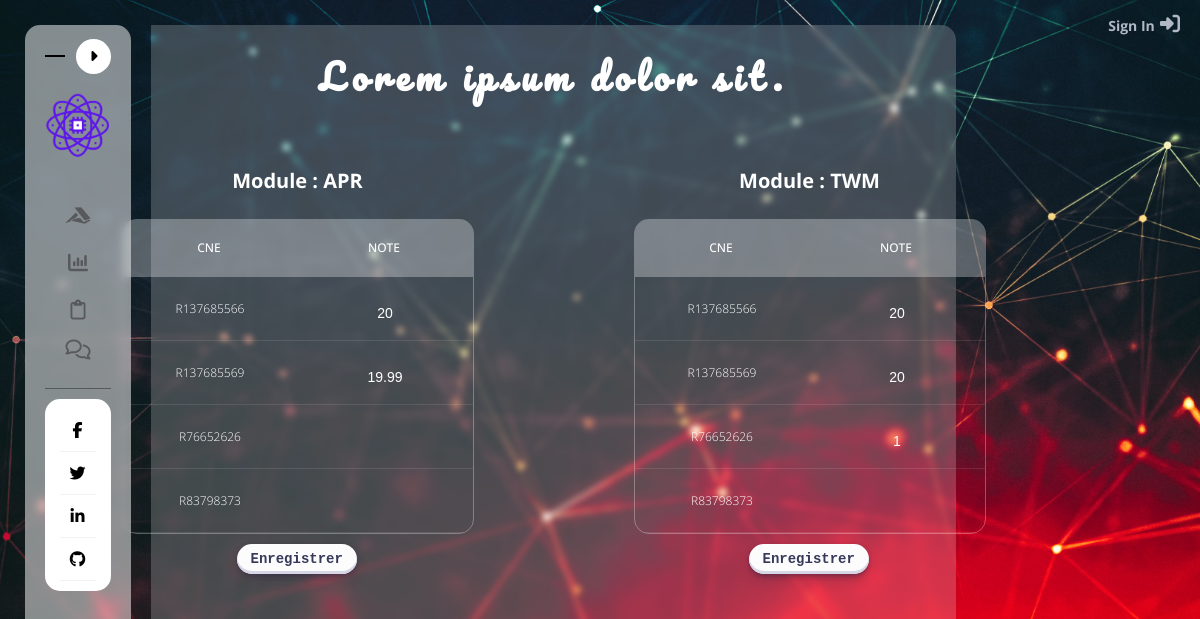
Page /insertNotes.php?prof=MoumkinMohamed&nb_module=2 (signed in) on the committed database.
### tables this page shows
CREATE TABLE `infoetudiant` (
  `cne` varchar(100) NOT NULL,
  `nom` varchar(100) NOT NULL,
  `sexe` varchar(100) NOT NULL
);

### insertNotes.php (the view, shortened to what this page needs)
<?php
    require "./H & F/header.php";
    require 'connection.php';
    if(!isset($_SESSION['username']) OR !isset($_GET['nb_module'])){
        header('location:index1.html');
    }else{
        $stmt=$con->prepare('SELECT DISTINCT modules.nom, modules.module_id from proffesors JOIN modules ON proffesors.proffesor_id=modules.professor_id WHERE username LIKE :username');
        $username=$_GET['prof'];
        $stmt->bindParam(':username',$username);
        $stmt->execute();
        $stmt->setFetchMode(PDO::FETCH_ASSOC);
        $res=$stmt->fetchAll();
        $modules_ids=[];
        $modules_noms=[];
        $i=0;
        foreach ($res as $row) {
            $modules_ids[$i]=$row['module_id'];
            $modules_noms[$i]=$row['nom'];
            $i++;
        }
    }
?>
    <main>
        <h1 id="noteaddh1">Lorem ipsum dolor sit.</h1>
        <div class="nbox-cont">
            <?php
                if($_GET['nb_module']>1){
                    for($j=0;$j<$_GET['nb_module'];$j++){
                        echo'
                        <div class="noteboxe">
                            <h3>Module : '.$modules_noms[$j].'</h3>
                            <form action="insertNotesTodb.php?id_module='.$modules_ids[$j].'&nb_module='.$_GET['nb_module'].'&prof='.$_SESSION['username'].'" method="POST">';
                                $stmt=$con->prepare('SELECT cne from infoetudiant');
                                $stmt->execute();
                                $stmt->setFetchMode(PDO::FETCH_ASSOC);
                                $res=$stmt->fetchAll();
                                $html='
                                        <div class="tbl-header">
                                            <table cellpadding="0" cellspacing="0" border="0" class="addnote">
                                            <thead>
                                                <tr>
                                                <th>CNE</th>
                                                <th>Note</th>
                                                </tr>
                                            </thead>
                                            </table>
                                        </div>
                                        <div class="tbl-content">
                                            <table cellpadding="0" cellspacing="0" border="0" class="addnote">
                                                <tbody>';
                                foreach ($res as $row) {
                                    $stmt2=$con->prepare('SELECT note from notes WHERE cneEtudiant LIKE :cne AND id_module=:id_module');
                                    $stmt2->bindParam(':cne',$row['cne']);
                                    $stmt2->bindParam(':id_module',$modules_ids[$j]);
                                    $stmt2->execute();
                                    $stmt2->setFetchMode(PDO::FETCH_ASSOC);
                                    $res2=$stmt2->fetchAll();
                                    if($stmt2->rowCount()>0){
                                    $html.='<tr><td class="tdcne_addnote">'.$row['cne'].'</td><td><input name='.$row['cne'].' type="float" value='.$res2[0]['note'].'></td></tr>';}
                                    else{
                                        $html.='<tr><td class="tdcne_addnote">'.$row['cne'].'</td><td><input name='.$row['cne'].' type="float"></td></tr>';
                                    }
                                }
                                $html.='
                                                </tbody>
                                            </table>
                                        </div>';
                                echo $html;
                                echo'<button type="submit" name="submit">Enregistrer</button>
                            </form>
                        </div>';
                    }
                }
            ?>
        </div>
    </main>
<?php
    require "./H & F/footer.php";
?>

### css/style.css (style rules this page uses)
* { margin: 0; padding: 0; box-sizing: border-box; }
body { display: flex; font-family: 'Open Sans', sans-serif; color: #fff; font-size: 16px; background-image: url(../img/bkg1.jpg); background-size: cover; background-position: center; background-repeat: no-repeat; width: 100%; height: 100vh; padding: 25px; overflow: hidden; }
.box h1 { text-align: center; margin-top: -20px; color: #fff; letter-spacing: 6px; font-size: 90px; font-family: 'Pacifico', cursive; }
table.results, table.addnote { width:100%; table-layout: fixed; }
.tbl-header { border-top-left-radius: 15px; border-top-right-radius: 15px; margin: 0 30px; background-color: rgba(255,255,255,0.3); }
.tbl-content { max-height: 350px; border-bottom-left-radius: 15px; border-bottom-right-radius: 15px; margin: 0 30px; overflow-x:auto; margin-top: 0px; border: 1px solid rgba(255,255,255,0.3); }
table.results thead tr th, table.addnote thead tr th { padding: 20px 15px; text-align: center; font-weight: 500; font-size: 12px; color: #fff; text-transform: uppercase; }
table.results tbody tr td, table.addnote tbody tr td { padding: 15px; text-align: left; vertical-align:middle; font-weight: 300; font-size: 12px; color: #fff; border-bottom: solid 1px rgba(255,255,255,0.1); }
::placeholder { color: #e5e5e5; }
.nbox-cont { padding: 20px; display: flex; justify-content: center; width: 100%; height: 100%; }
#noteaddh1 { margin-top: 20px; text-align: center; font-size: 35px; font-weight: bolder; }
.noteboxe h3 { text-align: center; margin: 40px 0 25px; font-size: 20px; font-weight: bolder; }
.noteboxe { margin: 0 50px; }
.noteboxe table { width: 350px; }
.noteboxe table tr td.tdcne_addnote { text-align: center; }
.noteboxe table input { text-align: center; color: #fff; display: block; height: 25px; width: 100%; background-color: transparent; border-radius: 3px; padding: 0 10px; margin-top: 8px; font-size: 14px; font-weight: 300; border: none; }
.noteboxe form button { cursor: pointer; margin: 10px 0 0 145px; background-color: #FCFCFD; border-radius: 15px; border-width: 0; box-shadow: rgba(45, 35, 66, 0.4) 0 2px 4px,rgba(45, 35, 66, 0.3) 0 7px 13px -3px,#D6D6E7 0 -3px 0 inset; color: #36395A; font-family: "JetBrains Mono",monospace; height: 30px; padding: 0 14px; transition: box-shadow .15s,transform .15s; font-size: 14px; font-weight: 600; }

### rows in the picture
infoetudiant: cne "R137685566", value "20"
infoetudiant: cne "R137685569", value "19.99", value "20"
infoetudiant: cne "R76652626", value "1"
infoetudiant: cne "R83798373"

### other values in the picture
$modules_noms[$j] "APR"
$modules_noms[$j] "TWM"
